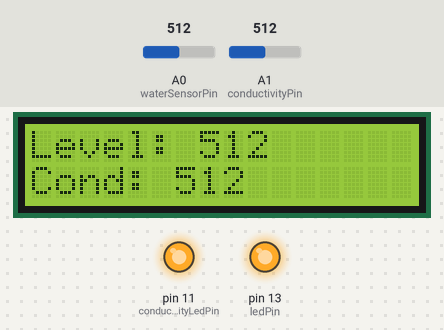
The sketch below on a simulated Arduino Uno, built with avr-gcc and run on an emulated ATmega328P. On the bench: 16×2 character LCD, output pins drawn as LEDs (lit = HIGH). The test bench sets the inputs (shaded band); at power-on: A0 (waterSensorPin) = 512, A1 (conductivityPin) = 512. What the sketch prints to the serial monitor is not drawn.

Above: at 3.2 s.
3.3 s: A0 (waterSensorPin) set to 409
At 5.1 s:
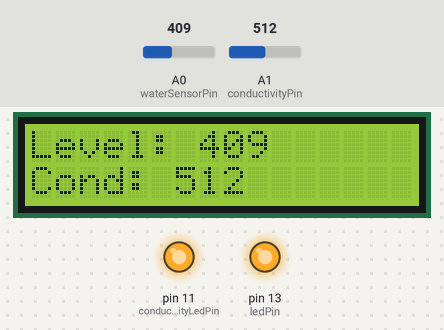
5.6 s: A0 (waterSensorPin) set to 394
At 7.4 s:
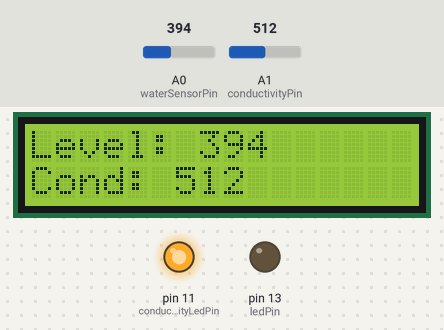
7.7 s: A1 (conductivityPin) set to 408
At 8.8 s:
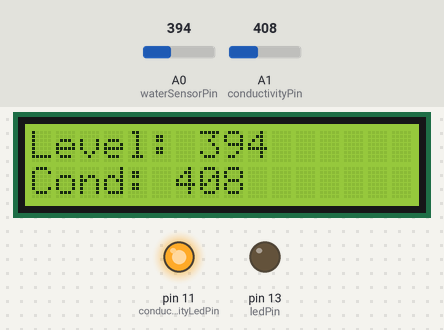
9.7 s: A1 (conductivityPin) set to 387
At 11.3 s:
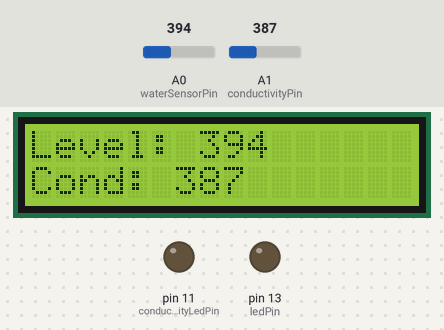
11.8 s: A0 (waterSensorPin) set to 410
At 13.6 s:
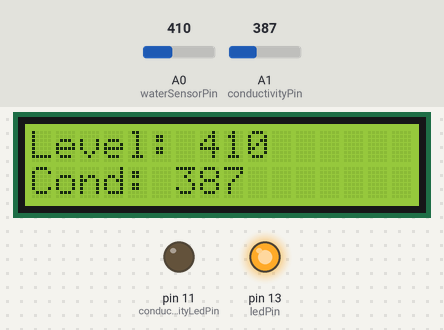
13.9 s: A1 (conductivityPin) set to 410
At 15.0 s:
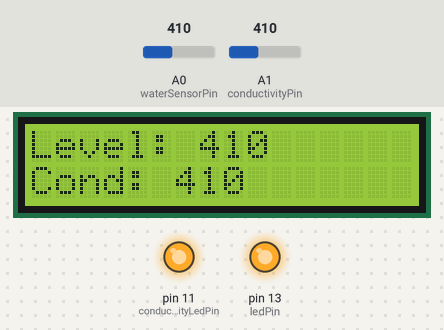
Timing chart, 0 to 16.9 s (numbered marks = the images above; inputs shaded):
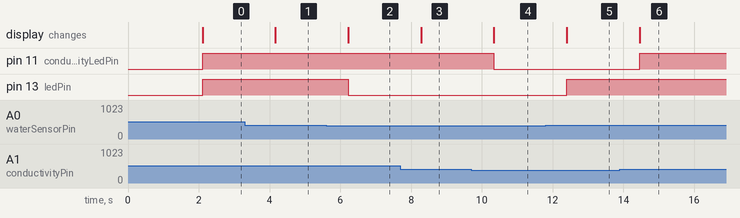

Measured:
- the behaviour switches between 401 and 400 on A0 (waterSensorPin) (found by bisection; images 1 and 2)
- the behaviour switches between 401 and 400 on A1 (conductivityPin) (found by bisection; images 3 and 4)
- after the input at 3.3 s, the display: changes after 0.87 s (image 1)
- after the input at 5.6 s, pin 13 (ledPin): HIGH → LOW after 0.63 s; the display: changes after 0.63 s (image 2)
- after the input at 7.7 s, the display: changes after 0.58 s (image 3)
- after the input at 9.7 s, pin 11 (conductivityLedPin): HIGH → LOW after 0.64 s; the display: changes after 0.64 s (image 4)
- after the input at 11.8 s, pin 13 (ledPin): LOW → HIGH after 0.60 s; the display: changes after 0.60 s (image 5)
- after the input at 13.9 s, pin 11 (conductivityLedPin): LOW → HIGH after 0.56 s; the display: changes after 0.56 s (image 6)

The sketch:

sketch_levelandquality.ino
```cpp
#include <Wire.h>
#include <LiquidCrystal_I2C.h>

// Initialize LCD with I2C address
LiquidCrystal_I2C lcd(0x27, 16, 2);

int waterSensorPin = A0; // Water Sensor connected to pin A0
int conductivityPin = A1;  // Conductivity sensor signal pin
int ledPin = 13; // Water sensor LED connected to digital pin 13
int conductivityLedPin = 11; // Conductivity LED connected to digital pin 11

// Conductivity thresholds
const int conductivityMin = 100;
const int conductivityMax = 400;

void setup() {
  Serial.begin(9600); // Initialize serial communication

  // Initialize LCD
  lcd.init();
  lcd.backlight(); // Turn on LCD backlight
  lcd.setCursor(0, 0);
  lcd.print("Water System");
  delay(2000); // Show startup message
  lcd.clear();

  // Set pins as output
  pinMode(ledPin, OUTPUT);
  pinMode(conductivityLedPin, OUTPUT);
}

void loop() {
  // Read sensor values
  int waterLevel = analogRead(waterSensorPin);
  int conductivity = analogRead(conductivityPin);

  // Print to Serial Monitor for debugging
  Serial.print("Water Level: ");
  Serial.println(waterLevel);
  Serial.print("Conductivity: ");
  Serial.println(conductivity);

  // Display readings on LCD
  lcd.setCursor(0, 0); // First line
  lcd.print("Level: ");
  lcd.print(waterLevel);
  lcd.print("     "); // Clear extra characters if any remain

  lcd.setCursor(0, 1); // Second line
  lcd.print("Cond: ");
  lcd.print(conductivity);
  lcd.print("     "); // Clear extra characters if any remain

  // Water level monitoring logic
  if (waterLevel > 400) {
    digitalWrite(ledPin, HIGH);  // Turn on water level LED
  } else {
    digitalWrite(ledPin, LOW);   // Turn off water level LED
  }

  // Conductivity monitoring logic
  if (conductivity < conductivityMin || conductivity > conductivityMax) {
    digitalWrite(conductivityLedPin, HIGH); // Turn on conductivity LED
  } else {
    digitalWrite(conductivityLedPin, LOW);  // Turn off conductivity LED
  }

  delay(1000); // Wait before next reading
}
```
